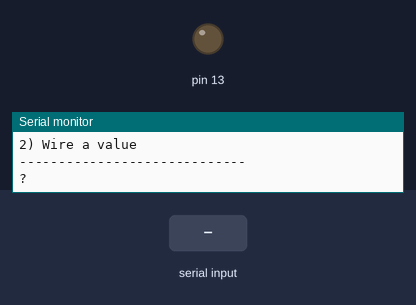
Bench run of a sketch on a simulated Arduino Uno, built with avr-gcc and run on an emulated ATmega328P. On the bench: output pins drawn as LEDs (lit = HIGH), the last lines printed to the serial monitor. The test bench sets the inputs (shaded band).

Above: at 1.2 s.
1.3 s: "1" received over Serial
At 2.3 s:
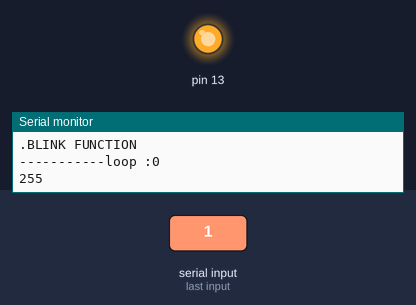
Timing chart, 0 to 10.3 s (numbered marks = the images above; inputs shaded):
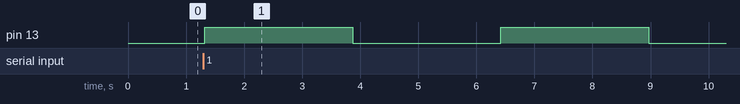

The sketch:

EEPROM_EXAMPLE.ino
```cpp
/*-------------------------------------------------------------------------
read and write EEPROM basic example.
This example will read a char from terminal and write it to EEPROM,
it also allows user to read EEPROM accroding to address.
----------------------------------------------------------------------------*/

#include <EEPROM.h>

// start reading from the first byte (address 0) of the EEPROM
int addressWrite = 0;
int addressRead = 0;
byte value;

void setup() {
  // initialize serial and wait for port to open:
  Serial.begin(9600);
  while (!Serial) {
   ;
   }
  pinMode(13, OUTPUT);
  }

/*----------------------------------------------------------------------------
readEEPROM
----------------------------------------------------------------------------*/
void readEEPROM() {
  Serial.println("EEPROM READ");
  // read a byte from the current address of the EEPROM
  value = EEPROM.read(addressRead);

  Serial.print(value);
  Serial.print("\t @ ");
  Serial.print(addressRead);
  Serial.println();

  /***
  Advance to the next address, when at the end restart at the beginning.

  Larger AVR processors have larger EEPROM sizes, E.g:
  - Arduno Duemilanove: 512b EEPROM storage.
  - Arduino Uno:        1kb EEPROM storage.
  - Arduino Mega:       4kb EEPROM storage.

  Rather than hard-coding the length, you should use the pre-provided length
  function.
  This will make your code portable to all AVR processors.
   ***/
  addressRead = addressRead + 1;
  if (addressRead == EEPROM.length()) {
   addressRead = 0;
   }

  blink(value);
  delay(500);
  }


/*----------------------------------------------------------------------------
writeEEPROM
----------------------------------------------------------------------------*/
void writeEEPROM() {
/***
  Each byte of the EEPROM can only hold a value from 0 to 255.
 ***/

  /***
  Write the value to the appropriate byte of the EEPROM.
  these values will remain there when the board is
  turned off.
   ***/
  byte writeValue;
  Serial.println("EEPROM WRITE");
  // get the next character from the serial port
  Serial.print( "Value to be written?" );
  while( !Serial.available() )
  ;
  writeValue = Serial.read();
  EEPROM.write(addressWrite, writeValue);
  Serial.println();
  Serial.println("WRITE");
  Serial.print( "-----------EEPROM has been written receiveValue :" );
  Serial.write(writeValue);
    Serial.print(" = (char) ");
  Serial.print(writeValue);
  Serial.print( " @ " );
  Serial.print(addressWrite);


  /***
  Advance to the next address, when at the end restart at the beginning.

  Larger AVR processors have larger EEPROM sizes, E.g:
  - Arduno Duemilanove: 512b EEPROM storage.
  - Arduino Uno:        1kb EEPROM storage.
  - Arduino Mega:       4kb EEPROM storage.

  Rather than hard-coding the length, you should use the pre-provided length
  function.
  This will make your code portable to all AVR processors.
   ***/
  addressWrite = addressWrite + 1;
  if (addressWrite == EEPROM.length()) {
   addressWrite = 0;
   }
  delay(500);
  }

/*----------------------------------------------------------------------------
blink 10 times, each delay 10xval
----------------------------------------------------------------------------*/
void blink(byte time) {
  Serial.println(".BLINK FUNCTION");
  for(int i = 0;i<10;i++){
   Serial.print( "-----------loop :" );
   Serial.println(i);

   Serial.println (time);
   digitalWrite(13, HIGH);
   delay(time*10);
   digitalWrite(13, LOW);
   delay(time*10);
   }
  }

/*----------------------------------------------------------------------------
loop
----------------------------------------------------------------------------*/
void loop()
{
  boolean isValidInput;
  // draw a menu on the serial port
  Serial.println( "-----------------------------" );
  Serial.println( "MENU:" );
  Serial.println( "1) Read a value" );
  Serial.println( "2) Wire a value" );
  Serial.println( "-----------------------------" );

  do {
   byte c;
   // get the next character from the serial port
   Serial.print( "?" );
   while( !Serial.available() )
   ;                                                         // LOOP...
   c = Serial.read();
   // execute the menu option based on the character recieved
   switch( c )
   {
    case '1':
    Serial.println( "1) Read a value" );
    readEEPROM();
     break;

    case '2':
    Serial.println( "2) Wire a value" );
    writeEEPROM();
     break;

    default:
    // wrong character! display the menu again!
    isValidInput = false;
     break;
  }
   } while( isValidInput == true );

// repeat the main loop and redraw the menu...

  }
```

Measured:
- after the input at 1.3 s, pin 13: alternates HIGH for 2.6 s and LOW for 2.6 s, starting at once
